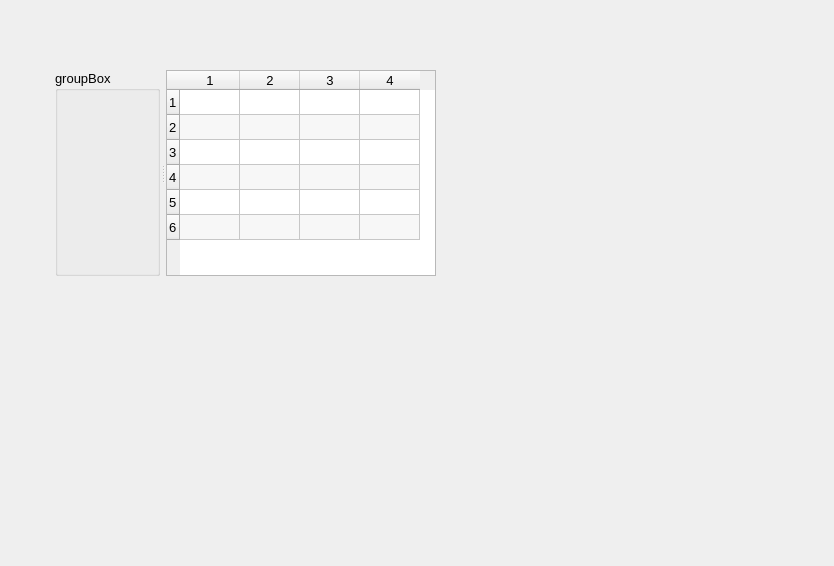
<?xml version="1.0" encoding="UTF-8"?>
<ui version="4.0">
 <class>Widget</class>
 <widget class="QWidget" name="Widget">
  <property name="geometry">
   <rect>
    <x>0</x>
    <y>0</y>
    <width>834</width>
    <height>566</height>
   </rect>
  </property>
  <property name="font">
   <font>
    <pointsize>10</pointsize>
   </font>
  </property>
  <property name="windowTitle">
   <string>Widget Application</string>
  </property>
  <widget class="QSplitter" name="splitter">
   <property name="geometry">
    <rect>
     <x>55</x>
     <y>70</y>
     <width>381</width>
     <height>206</height>
    </rect>
   </property>
   <property name="orientation">
    <enum>Qt::Horizontal</enum>
   </property>
   <property name="handleWidth">
    <number>6</number>
   </property>
   <widget class="QGroupBox" name="groupBox">
    <property name="maximumSize">
     <size>
      <width>200</width>
      <height>16777215</height>
     </size>
    </property>
    <property name="title">
     <string>groupBox</string>
    </property>
   </widget>
   <widget class="QTableWidget" name="tableWidget">
    <property name="alternatingRowColors">
     <bool>true</bool>
    </property>
    <property name="rowCount">
     <number>6</number>
    </property>
    <property name="columnCount">
     <number>4</number>
    </property>
    <attribute name="horizontalHeaderDefaultSectionSize">
     <number>60</number>
    </attribute>
    <attribute name="verticalHeaderDefaultSectionSize">
     <number>25</number>
    </attribute>
    <row/>
    <row/>
    <row/>
    <row/>
    <row/>
    <row/>
    <column/>
    <column/>
    <column/>
    <column/>
   </widget>
  </widget>
 </widget>
 <layoutdefault spacing="6" margin="11"/>
 <resources/>
 <connections/>
</ui>
